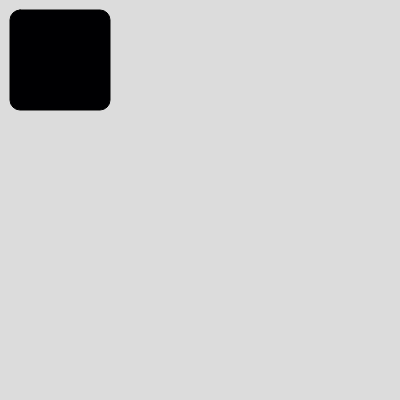
Frame 1 (no input)
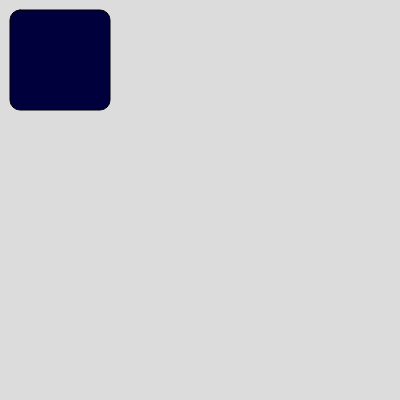
Frame 60 (no input)
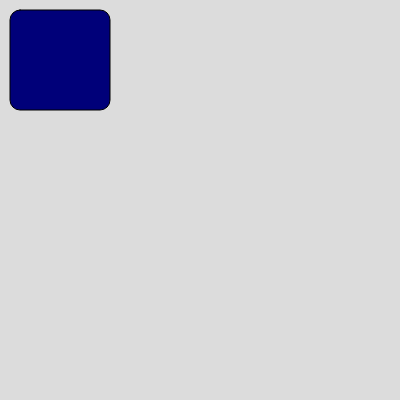
Frame 120 (the mouse pressed at the canvas centre since frame 60)

The p5.js sketch that drew these frames (run headless with seeded random() and noise() and a simulated clock; from frame 60 on, the mouse is pressed at the canvas centre):

// p5.js sketch
// ── sketch.js
function setup() {
  createCanvas(400, 400);
}
let x_pos = 0.1;
let x_pos_speed = 1;
let y_pos = 0.1;
let y_pos_speed = 1;
//---------------------
let color = 2;

let color_switch = 1;
let boxsize = 100;

function draw() {
  background(220);

  //   fill(0,0,color)
  //   rect(x_pos,y_pos,boxsize,boxsize,10)
  //   x_pos += 0.1
  //   y_pos += 0.1
  //   color += color_switch

  //   if(color == 255){
  //     color_switch = -1
  //   }
  //   if(color == 0){
  //     color_switch = 1
  //   }

  //   if(x_pos >= width - boxsize){
  //     x_pos_speed = -random(0,1)
  //   }
  //   if(x_pos <= 0){
  //     x_pos_speed = random(0,1)
  //   }

  //   if(y_pos >= height - boxsize){
  //     y_pos_speed = -random(0,1)
  //   }
  //   if(y_pos <= 0){
  //     y_pos_speed = random(0,1)
  //   }
  //   // console.log(x_pos)

  //   x_pos += x_pos_speed
  //   y_pos += y_pos_speed

  // fraime_vis = new rand_boxMaker()

  // console.log(new rand_boxMaker(10,10).display())

  new rand_boxMaker(10, 10).display();
}

class rand_boxMaker {
  constructor(x_pos, y_pos) {
    this.display = function () {
      //     this.X = 0
      //     this.Y = 0
      this.x_pos = x_pos;
      this.y_pos = y_pos;

      //     console.log(this.X)
      //     console.log(this.Y)

      fill(0, 0, color);
      rect(this.x_pos, y_pos, boxsize, boxsize, 10);
      x_pos += 0.1;
      y_pos += 0.1;
      color += color_switch;

      if (color == 255) {
        color_switch = -1;
      }
      if (color == 0) {
        color_switch = 1;
      }

      if (x_pos >= width - boxsize) {
        x_pos_speed = -random(0, 1);
      }
      if (x_pos <= 0) {
        x_pos_speed = random(0, 1);
      }

      if (y_pos >= height - boxsize) {
        y_pos_speed = -random(0, 1);
      }
      if (y_pos <= 0) {
        y_pos_speed = random(0, 1);
      }
      // console.log(x_pos)

      x_pos += x_pos_speed;
      y_pos += y_pos_speed;
      // return this
    };
  }
}

// console.log(fraime_vis)
